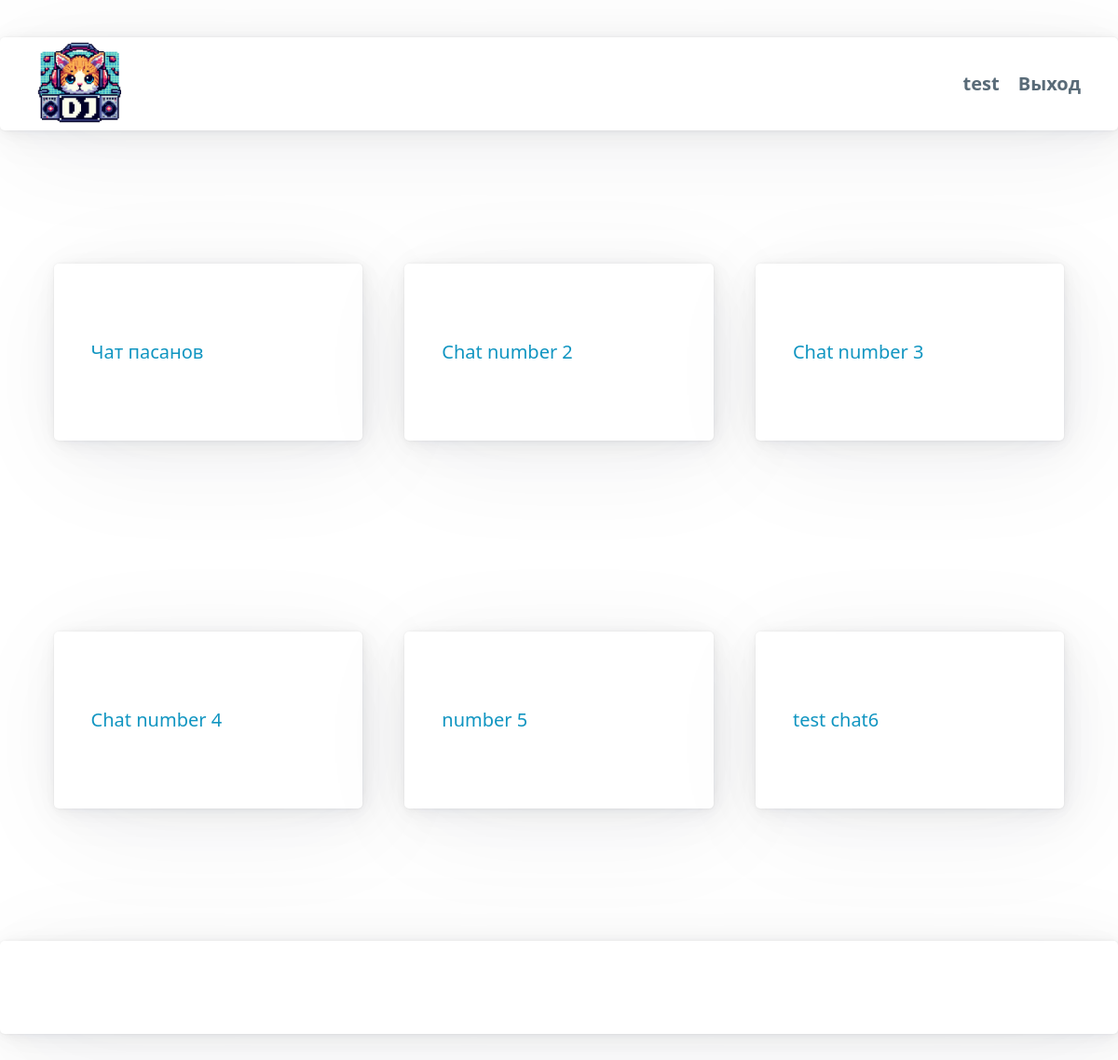
/chats/ (signed in), run on the app's committed database.
### chats/models.py (models this page shows, shortened)
class Chat(models.Model):
    room_name = models.AutoField(primary_key=True)  # Добавьте поле room_name
    name = models.CharField(max_length=255, default='test chat')
    participants = models.ManyToManyField(User, related_name='chats')
    created_at = models.DateTimeField(auto_now_add=True)

### chats/views.py (the view)
# urls.py: path('chats/', views.chat_list, name='chat_list'),
@login_required
def chat_list(request):
    chats = Chat.objects.filter(participants=request.user)
    return render(request, 'chats/chat_list.html', {'chats': chats, 'username': request.user.username})

### templates/chats/chat_list.html
{% extends 'base.html' %}
{% block content %}
    <div style="display: flex; flex-wrap: wrap;">
        {% for chat in chats %}
            <div style="flex: 1 0 30%; margin: 1%; padding: 1%; width: 70px;">
                <article><a href="{% url 'chat_detail' pk=chat.pk %}" class="list-group-item list-group-item-action">{{ chat.name }}</a></article>
            </div>
        {% endfor %}
    </div>
{% endblock %}

### templates/base.html (shortened to what this page needs)
{% load static %}
<!DOCTYPE html>
<html>
<head>
    <link rel="stylesheet" href="{% static 'pico-1.5.11/css/pico.min.css' %}">
</head>
<body class="text-light">
    <article>
        <nav class="container text-light py-2 my-2">
            <ul>
                <li><strong> <a href="{% url 'chat_list' %}"><img src="{% static 'images/djcatnew.png' %}" style="width: 90px; height: 90px;" alt="Brand Logo"></a></strong></li>
            </ul>
            <ul>
                <li><a href="{% url 'chat_list' %}" class="secondary"><strong>{{username}}</strong> </a></li>
                <li><a href="" class="secondary"><strong>Выход</strong> </a></li>
            </ul>
        </nav>
    </article>
    <main class="container">
        <div class="container py-2 my-2 text-dark">
            {% block content %}
            {% endblock %}
        </div>
    </main>
    <article>
        <nav>
            <li></li>
            <li></li>
            <li><a href="https://github.com/krinyo/dj_chat"><img src="{% static 'images/github-mark-white.png' %}" style="width: 20px; height: 20px;" alt=""></a></li>
        </nav>
    </article>
</body>
</html>

### templates/base.html (style rules this page uses)
* { scrollbar-width: thin; scrollbar-color: #11191F #141E26; }
nav { height: 20px; }
main.container { padding: 0px; }

### data on the page
Chat: name "Чат пасанов"
Chat: name "Chat number 2"
Chat: name "Chat number 3"
Chat: name "Chat number 4"
Chat: name "number 5"
Chat: name "test chat6"

### other printed values
{{ username }} "test"
